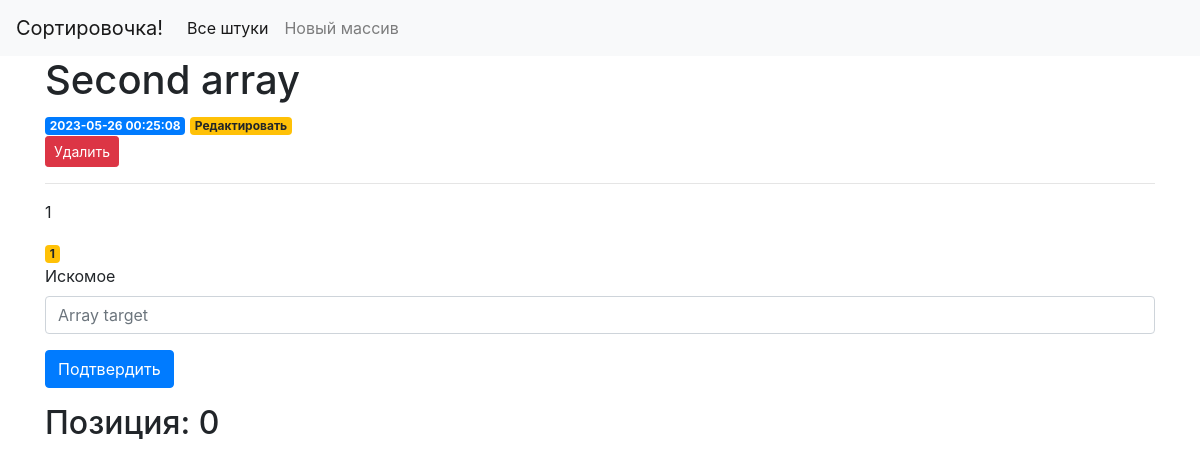
Page /2 on the earlier database version.
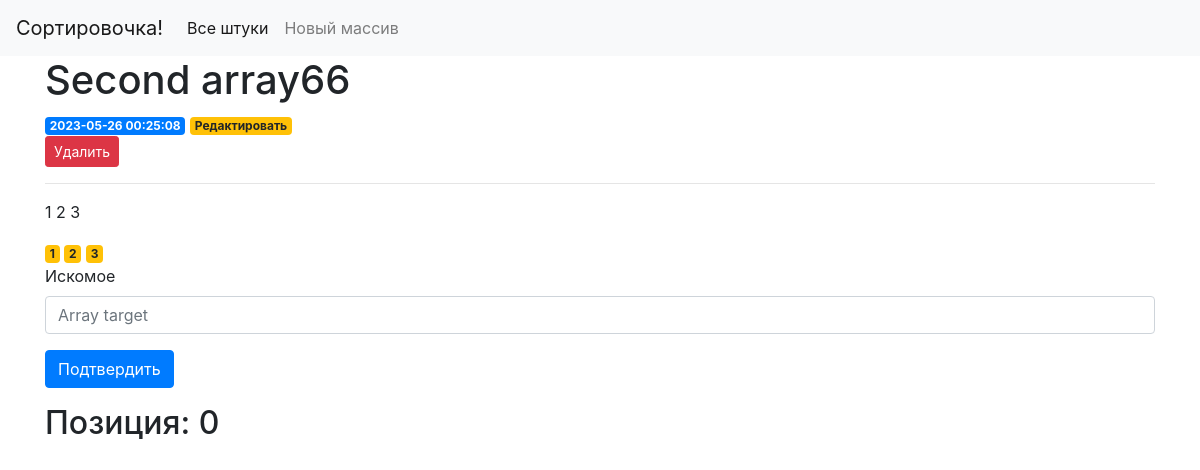
Same page on the later database version.
### tables this page shows
CREATE TABLE arrays (
    id INTEGER PRIMARY KEY AUTOINCREMENT,
    created TIMESTAMP NOT NULL DEFAULT CURRENT_TIMESTAMP,
    title TEXT NOT NULL,
    content TEXT NOT NULL
);

### search/api/app.py (the view)
@app.route('/<int:array_id>', methods=('GET', 'POST'))
def array(array_id):
    array = get_array(array_id)
    target_pos = 0
    try:
        if request.method == 'POST':
            target = int(request.form['target'])
            nums=[int(item) for item in array['content'].split()]
            sol = Solution()
            target_pos = sol.search(nums, target)
    except Exception as error:
        flash(repr(error))
        print('An exception occurred: {}'.format(error.with_traceback))
        abort(500)
        raise
    return render_template('array.html', array=array, target_pos = target_pos)

### search/api/app.py (called while the page is built)
def get_db_connection():
    conn = sqlite3.connect('database.db')
    conn.row_factory = sqlite3.Row
    return conn

def get_array(array_id):
    conn = get_db_connection()
    array = conn.execute('SELECT * FROM arrays WHERE id = ?',
                        (array_id,)).fetchone()
    conn.close()
    return array

### search/api/templates/array.html
{% extends 'base.html' %}
{% block content %}
    <h1>{% block title %} {{ array['title'] }} {% endblock %}</h1>
    <span class="badge badge-primary">{{ array['created'] }}</span>
    <a href="{{ url_for('edit', id=array['id']) }}" id = "edit">
        <span class="badge badge-warning">Редактировать</span>
    </a>
    <form action="{{ url_for('delete', id=array['id']) }}" method="POST">
        <input type="submit" value="Удалить"
                id = "delete"
                class="btn btn-danger btn-sm"
                onclick="return confirm('Ты действительно хочешь удалить этот великолепный массив?')">
    </form>
    <hr>
    <form method="post">
        <p>{{ array['content'] }}</p>
        {% for num in array['content'].split() %}
            {% if num != request.form['target'] %}
                <a><span class="badge badge-warning">{{num}}</span></a>
            {% else %}
                <a><span class="badge btn-danger">{{num}}</span></a>
            {% endif %}
        {% endfor %}
        <div class="form-group">
            <label for="target">Искомое</label>
            <input type="text" name="target"
                placeholder="Array target" class="form-control"
                value="{{ request.form['target'] }}"></input>
        </div>
        <div class="form-group">
            <button type="submit" class="btn btn-primary" id = "submit">Подтвердить</button>
        </div>
        <h2>{% block result %} Позиция: {{ target_pos }} {% endblock %}</h2>
    </form>
{% endblock %}

Differences in the rows shown:
changed arrays: title "Second array" → "Second array66"; content "1" → "1 2 3"
Other differences:
new list line: "2"
new list line: "3"
